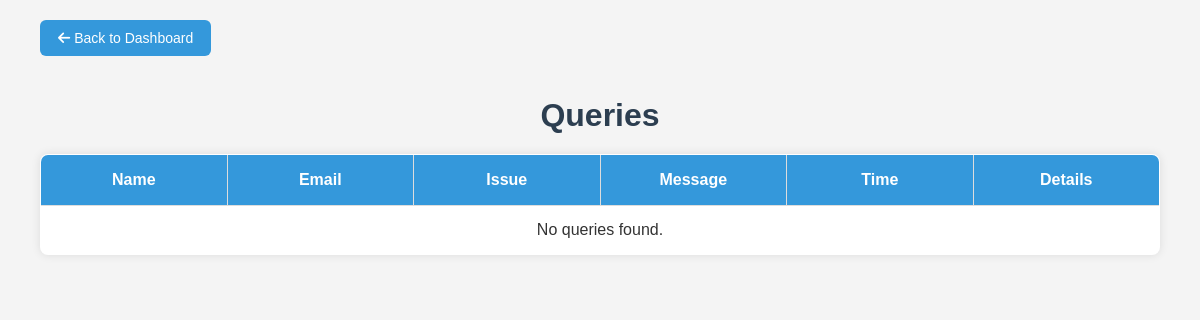
Page /adminqueries.php on the earlier database version.
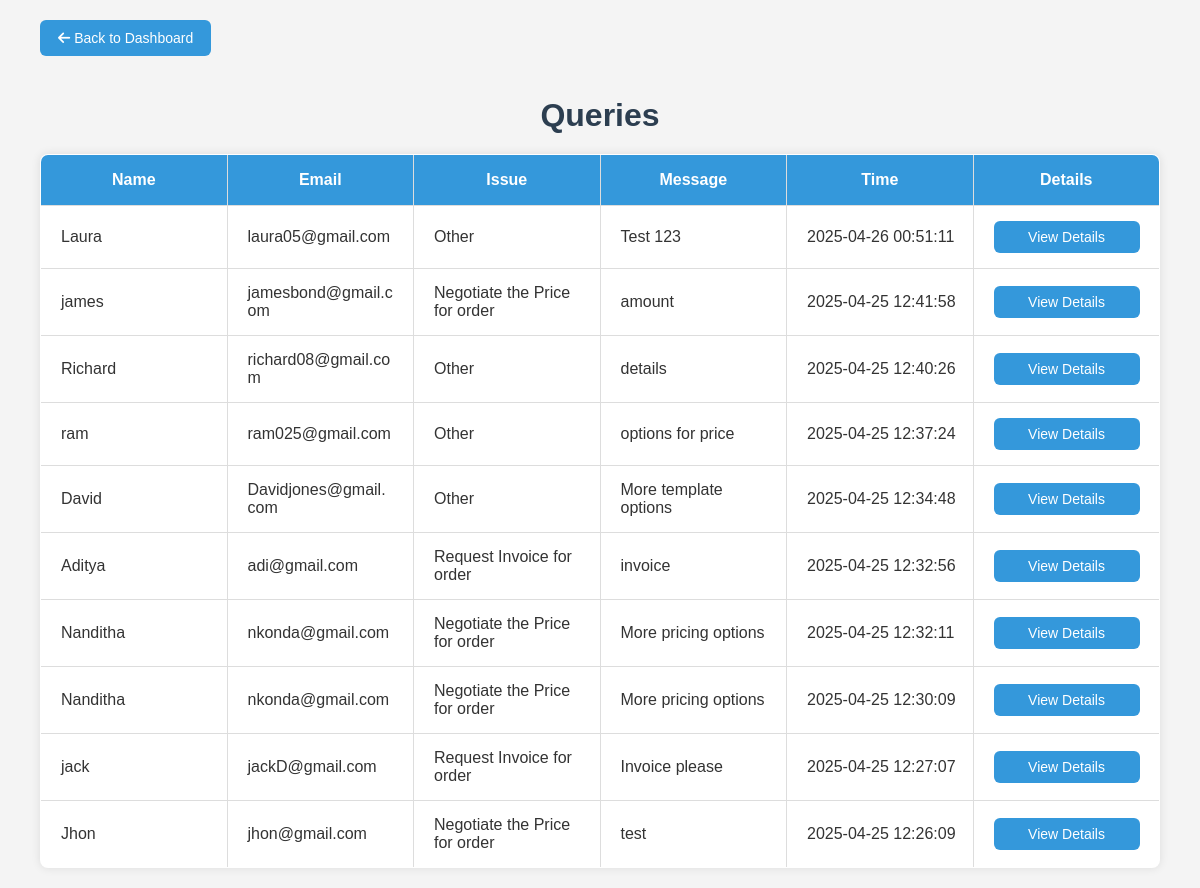
Same page on the later database version.
### tables this page shows
CREATE TABLE `query` (
  `Message_id` int(11) NOT NULL,
  `User_id` int(11) NOT NULL,
  `Name` varchar(225) NOT NULL,
  `Email` varchar(225) NOT NULL,
  `Issue` varchar(225) NOT NULL,
  `Message` varchar(225) NOT NULL,
  `Time` datetime NOT NULL
);

### adminqueries.php (the view, shortened to what this page needs)
<?php
$servername = "localhost";
$username = "root";
$password = "";
$dbname = "pristine_softsol";
$conn = new mysqli($servername, $username, $password, $dbname);
$sql = "SELECT * FROM `query` ORDER BY `Time` DESC";
$result = $conn->query($sql);
?>
<!DOCTYPE html>
<html lang="en">
<head>
  <link rel="stylesheet" href="https://cdnjs.cloudflare.com/ajax/libs/font-awesome/6.0.0-beta3/css/all.min.css" />
</head>
<body>
  <a href="adminpanel.php" class="back-button"><i class="fas fa-arrow-left"></i> Back to Dashboard</a>
  <h1>Queries</h1>
  <table>
    <thead>
      <tr>
        <th>Name</th>
        <th>Email</th>
        <th>Issue</th>
        <th>Message</th>
        <th>Time</th>
        <th>Details</th>
      </tr>
    </thead>
    <tbody>
      <?php if ($result && $result->num_rows > 0): ?>
        <?php while($row = $result->fetch_assoc()): ?>
          <tr>
            <td><?php echo htmlspecialchars($row['Name']); ?></td>
            <td><?php echo htmlspecialchars($row['Email']); ?></td>
            <td><?php echo htmlspecialchars($row['Issue']); ?></td>
            <td><?php echo nl2br(htmlspecialchars($row['Message'])); ?></td>
            <td><?php echo htmlspecialchars($row['Time']); ?></td>
            <td>
              <a href="view_querydetails.php?id=<?php echo urlencode($row['Message_id']); ?>" class="view-btn">
                View Details
              </a>
            </td>
          </tr>
        <?php endwhile; ?>
      <?php else: ?>
        <tr><td colspan="6" style="text-align:center;">No queries found.</td></tr>
      <?php endif; ?>
    </tbody>
  </table>
</body>
</html>

### adminqueries.php (style rules this page uses)
body { font-family: Arial, sans-serif; margin: 0; padding: 20px 40px; background: #f4f4f4; color: #333; display: flex; flex-direction: column; align-items: center; }
h1 { color: #2c3e50; margin-bottom: 20px; text-align: center; }
.back-button { align-self: flex-start; margin-bottom: 20px; background: #3498db; color: white; border: none; padding: 10px 18px; border-radius: 6px; cursor: pointer; font-size: 14px; transition: background-color 0.3s ease; text-decoration: none; display: inline-block; }
table { width: 1400px; max-width: 100%; border-collapse: collapse; background: #fff; box-shadow: 0 0 10px rgb(0 0 0 / 0.1); border-radius: 8px; overflow: hidden; border: 1px solid #ddd; table-layout: fixed; }
thead { background: #3498db; color: white; }
thead th { padding: 16px 20px; border: 1px solid #ddd; }
tbody tr { border-bottom: 1px solid #ddd; transition: background-color 0.3s ease; }
tbody td { padding: 15px 20px; border: 1px solid #ddd; vertical-align: middle; word-break: break-word; }
tbody td:nth-child(1), tbody td:nth-child(2), tbody td:nth-child(3), tbody td:nth-child(4) { text-align: left; }
tbody td:nth-child(5), tbody td:nth-child(6) { text-align: center; white-space: nowrap; }
.view-btn { background: #3498db; color: white; border: none; padding: 8px 18px; border-radius: 6px; font-size: 14px; cursor: pointer; transition: background-color 0.3s ease; display: inline-block; text-decoration: none; min-width: 110px; }

Differences in the rows shown:
added query: Name "Laura", Email "laura05@gmail.com", Issue "Other", Message "Test 123", Time "2025-04-26 00:51:11"
added query: Name "james", Email "jamesbond@gmail.com", Issue "Negotiate the Price for order", Message "amount", Time "2025-04-25 12:41:58"
added query: Name "Richard", Email "richard08@gmail.com", Issue "Other", Message "details", Time "2025-04-25 12:40:26"
added query: Name "ram", Email "ram025@gmail.com", Issue "Other", Message "options for price", Time "2025-04-25 12:37:24"
added query: Name "David", Email "Davidjones@gmail.com", Issue "Other", Message "More template options", Time "2025-04-25 12:34:48"
added query: Name "Aditya", Email "adi@gmail.com", Issue "Request Invoice for order", Message "invoice", Time "2025-04-25 12:32:56"
added query: Name "Nanditha", Email "nkonda@gmail.com", Issue "Negotiate the Price for order", Message "More pricing options", Time "2025-04-25 12:32:11"
added query: Name "Nanditha", Email "nkonda@gmail.com", Issue "Negotiate the Price for order", Message "More pricing options", Time "2025-04-25 12:30:09"
added query: Name "jack", Email "jackD@gmail.com", Issue "Request Invoice for order", Message "Invoice please", Time "2025-04-25 12:27:07"
added query: Name "Jhon", Email "jhon@gmail.com", Issue "Negotiate the Price for order", Message "test", Time "2025-04-25 12:26:09"
Other differences:
text no longer shown: "No queries found."
